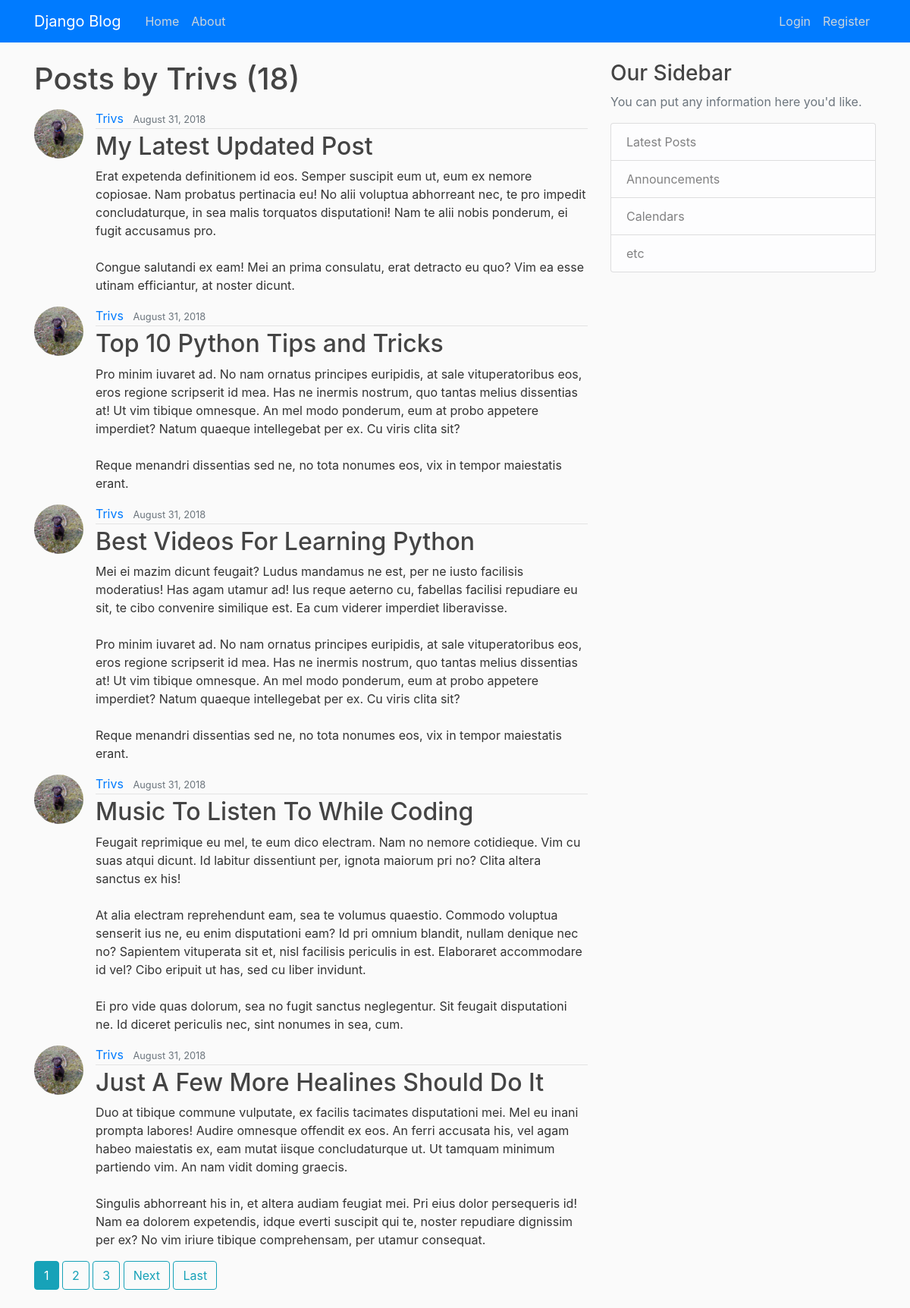
Screenshot of /user/Trivs with the database file from the repository.
### blog/models.py (models this page shows, shortened)
class Post(models.Model):
    title = models.CharField(max_length=100)
    content = models.TextField()
    date_posted = models.DateTimeField(default=timezone.now)
    author = models.ForeignKey(User, on_delete=models.CASCADE)

### users/models.py (models this page shows, shortened)
class Profile(models.Model):
    user = models.OneToOneField(User, on_delete=models.CASCADE)
    image = models.ImageField(default='default.jpg', upload_to='profile_pics')

### blog/views.py (the view)
# urls.py: path('user/<str:username>', UserPostListView.as_view(), name='user-posts'),
class UserPostListView(ListView):
    model = Post
    template_name = 'blog/user_posts.html'  # <app>/<model>_<viewtype>.html
    context_object_name = 'posts'
    paginate_by = 5
    def get_queryset(self):
        user = get_object_or_404(User, username=self.kwargs.get('username'))
        return Post.objects.filter(author=user).order_by('-date_posted')

### blog/templates/blog/user_posts.html (shortened to what this page needs)
{% extends "blog/base.html" %}
{% block content %}
    <h1 class="mb-3">Posts by {{ view.kwargs.username }} ({{ page_obj.paginator.count }})</h1>
    {% for post in posts %}
        <article class="media content-section">
          <img class="rounded-circle article-img" src="{{ post.author.profile.image.url }}" alt="">
          <div class="media-body">
            <div class="article-metadata">
              <a class="mr-2" href="{% url 'user-posts' post.author.username %}">{{ post.author }}</a>
              <small class="text-muted">{{ post.date_posted|date:"F d, Y" }}</small>
            </div>
            <h2><a class="article-title" href="{% url 'post-detail' post.id %}">{{ post.title }}</a></h2>
            <p class="article-content">{{ post.content }}</p>
          </div>
        </article>
    {% endfor %}
    {% if is_paginated %}
      {% for num in page_obj.paginator.page_range %}
        {% if page_obj.number == num %}
          <a class="btn btn-info mb-4" href="?page={{ num }}">{{ num }}</a>
        {% elif num > page_obj.number|add:'-3' and num < page_obj.number|add:'3' %}
          <a class="btn btn-outline-info mb-4" href="?page={{ num }}">{{ num }}</a>
        {% endif %}
      {% endfor %}
      {% if page_obj.has_next %}
        <a class="btn btn-outline-info mb-4" href="?page={{ page_obj.next_page_number }}">Next</a>
        <a class="btn btn-outline-info mb-4" href="?page={{ page_obj.paginator.num_pages }}">Last</a>
      {% endif %}
    {% endif %}
{% endblock content %}

### blog/static/blog/main.css (style rules this page uses)
body { background: #fafafa; color: #333333; margin-top: 5rem; }
h1, h2, h3, h4, h5, h6 { color: #444444; }
.article-title { color: #444444; }
.article-content { white-space: pre-line; }
.article-img { height: 65px; width: 65px; margin-right: 16px; }
.article-metadata { padding-bottom: 1px; margin-bottom: 4px; border-bottom: 1px solid #e3e3e3 }

### rows the page displays
Post: author.profile.image (picture), author "Trivs", date_posted "August 31, 2018", title "My Latest Updated Post", content "Erat expetenda definitionem id eos. Semper suscipit eum ut, eum ex nemore copiosae. Nam probatus pertinacia eu! No alii voluptua abhorreant nec, te pro impedit concludaturque, in sea malis torquatos disputationi! Nam te alii nobis ponderum, ei fugit accusamus pro. Congue salutandi ex eam! Mei an prima consulatu, erat detracto eu quo? Vim ea esse utinam efficiantur, at noster dicunt."
Post: author.profile.image (picture), author "Trivs", date_posted "August 31, 2018", title "Top 10 Python Tips and Tricks", content "Pro minim iuvaret ad. No nam ornatus principes euripidis, at sale vituperatoribus eos, eros regione scripserit id mea. Has ne inermis nostrum, quo tantas melius dissentias at! Ut vim tibique omnesque. An mel modo ponderum, eum at probo appetere imperdiet? Natum quaeque intellegebat per ex. Cu viris clita sit? Reque menandri dissentias sed ne, no tota nonumes eos, vix in tempor maiestatis erant."
Post: author.profile.image (picture), author "Trivs", date_posted "August 31, 2018", title "Best Videos For Learning Python", content "Mei ei mazim dicunt feugait? Ludus mandamus ne est, per ne iusto facilisis moderatius! Has agam utamur ad! Ius reque aeterno cu, fabellas facilisi repudiare eu sit, te cibo convenire similique est. Ea cum viderer imperdiet liberavisse. Pro minim iuvaret ad. No nam ornatus principes euripidis, at sale vituperatoribus eos, eros regione scripserit id mea. Has ne inermis nostrum, quo tantas melius dissentias at! Ut vim tibique omnesque. An mel modo ponderum, eum at probo appetere imperdiet? Natum quaeque intellegebat per ex. Cu viris clita sit? Reque menandri dissentias sed ne, no tota nonumes eos, vix in tempor maiestatis erant."
Post: author.profile.image (picture), author "Trivs", date_posted "August 31, 2018", title "Music To Listen To While Coding", content "Feugait reprimique eu mel, te eum dico electram. Nam no nemore cotidieque. Vim cu suas atqui dicunt. Id labitur dissentiunt per, ignota maiorum pri no? Clita altera sanctus ex his! At alia electram reprehendunt eam, sea te volumus quaestio. Commodo voluptua senserit ius ne, eu enim disputationi eam? Id pri omnium blandit, nullam denique nec no? Sapientem vituperata sit et, nisl facilisis periculis in est. Elaboraret accommodare id vel? Cibo eripuit ut has, sed cu liber invidunt. Ei pro vide quas dolorum, sea no fugit sanctus neglegentur. Sit feugait disputationi ne. Id diceret periculis nec, sint nonumes in sea, cum."
Post: author.profile.image (picture), author "Trivs", date_posted "August 31, 2018", title "Just A Few More Healines Should Do It", content "Duo at tibique commune vulputate, ex facilis tacimates disputationi mei. Mel eu inani prompta labores! Audire omnesque offendit ex eos. An ferri accusata his, vel agam habeo maiestatis ex, eam mutat iisque concludaturque ut. Ut tamquam minimum partiendo vim. An nam vidit doming graecis. Singulis abhorreant his in, et altera audiam feugiat mei. Pri eius dolor persequeris id! Nam ea dolorem expetendis, idque everti suscipit qui te, noster repudiare dignissim per ex? No vim iriure tibique comprehensam, per utamur consequat."

### other values shown
{{ view.kwargs.username }} "Trivs"
{{ page_obj.paginator.count }} "18"
{{ num }} "1"
{{ num }} "2" "3"
